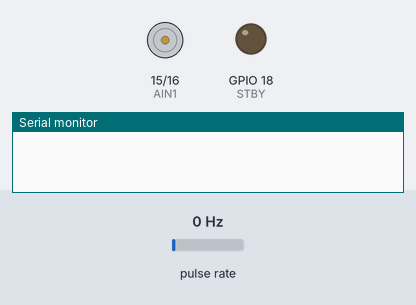
Bench run of a sketch on a simulated ESP32. Shown: motor-driver pin pairs drawn as motors (green arrow = first pin HIGH = forward, orange = second pin HIGH = backward, longer = more drive, scaled by the enable pin, stopped while the standby pin is LOW), output pins drawn as LEDs (lit = HIGH), the last lines printed to the serial monitor. Wiring (inferred from the names in the program): pulse sensor: data GPIO 4. Inputs (shaded band) come from the test bench; at power-on: pulse rate 0 Hz.

Above: at 0.8 s.
0.9 s: pulse rate (sensor on GPIO 4) set to 4 Hz
At 1.9 s:
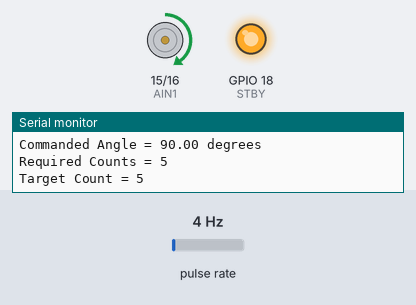
At 3.1 s:
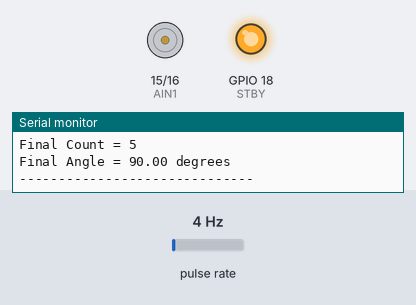
Timing chart, 0 to 4.6 s (numbered marks = the images above; inputs shaded):
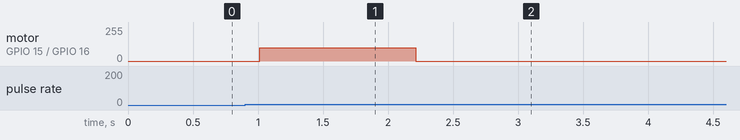

The sketch:

03_Target_And_Stop.ino
```cpp
//
// Goal:
// Move the motor by a commanded angle relative to the
// current software position.
//
// IMPORTANT LIMITATIONS:
// 1. This project uses ONE optical sensor.
//    The encoder cannot independently determine direction.
//    Direction is inferred from the commanded motor direction.
//
// 2. Encoder resolution:
//    20 counts/revolution
//    360 / 20 = 18 degrees/count
//
// 3. Therefore the position resolution is 18 degrees.
//
//    Example:
//    90 degrees  = 5 counts  -> exact
//    180 degrees = 10 counts -> exact
//    45 degrees  = 2.5 counts -> cannot be exact
//
// 4. This is RELATIVE position control.
//    The ESP32 does not know the absolute physical shaft
//    position after power-up.
//
// 5. No homing sensor is used.
//
// 6. This test uses fixed motor speed.
//    P position control will be tested later.
//
// ------------------------------------------------------------

const int ENCODER_PIN = 4;

const int AIN1 = 15;
const int AIN2 = 16;
const int PWMA = 17;
const int STBY = 18;

const int COUNTS_PER_REV = 20;

const int MOTOR_SPEED = 100;

// Change this value to test different angles.
//
// Positive = Forward
// Negative = Reverse
//
// Examples:
// +90
// -90
// +180
// -180
//
float commandedAngle = 90.0;

volatile long encoderCount = 0;

void IRAM_ATTR encoderPulse()
{
    encoderCount++;
}

void setup()
{
    Serial.begin(115200);
    delay(1000);

    // ---------------- Encoder ----------------

    pinMode(ENCODER_PIN, INPUT_PULLUP);

    attachInterrupt(
        digitalPinToInterrupt(ENCODER_PIN),
        encoderPulse,
        RISING
    );

    // ---------------- Motor Driver ----------------

    pinMode(AIN1, OUTPUT);
    pinMode(AIN2, OUTPUT);
    pinMode(PWMA, OUTPUT);
    pinMode(STBY, OUTPUT);

    digitalWrite(STBY, HIGH);

    // -------------------------------------------
    // Convert angle to encoder counts
    // -------------------------------------------

    long requiredCounts =
        lround(commandedAngle * COUNTS_PER_REV / 360.0);

    long startPosition = encoderCount;

    long targetPosition =
        startPosition + requiredCounts;

    Serial.println("==============================");
    Serial.println("OPQC - Phase 3");
    Serial.println("Test 3 - Relative Position Command");
    Serial.println("==============================");

    Serial.print("Current Count = ");
    Serial.println(startPosition);

    Serial.print("Commanded Angle = ");
    Serial.print(commandedAngle);
    Serial.println(" degrees");

    Serial.print("Required Counts = ");
    Serial.println(requiredCounts);

    Serial.print("Target Count = ");
    Serial.println(targetPosition);

    // ---------------- Motor Direction ----------------

    if (requiredCounts > 0)
    {
        // Forward
        digitalWrite(AIN1, HIGH);
        digitalWrite(AIN2, LOW);

        analogWrite(PWMA, MOTOR_SPEED);
    }
    else if (requiredCounts < 0)
    {
        // Reverse
        digitalWrite(AIN1, LOW);
        digitalWrite(AIN2, HIGH);

        analogWrite(PWMA, MOTOR_SPEED);
    }
    else
    {
        // No movement required
        analogWrite(PWMA, 0);

        Serial.println("No movement required.");
        return;
    }

    // ---------------- Position Check ----------------

    while (true)
    {
        long currentPosition = encoderCount;

        if (requiredCounts > 0)
        {
            if (currentPosition >= targetPosition)
            {
                break;
            }
        }
        else
        {
            if (currentPosition <= targetPosition)
            {
                break;
            }
        }
    }

    // ---------------- Stop Motor ----------------

    analogWrite(PWMA, 0);

    // Give the motor driver a moment to stop.
    delay(50);

    Serial.println("------------------------------");
    Serial.println("Target reached");

    Serial.print("Final Count = ");
    Serial.println(encoderCount);

    float finalAngle =
        encoderCount * 360.0 / COUNTS_PER_REV;

    Serial.print("Final Angle = ");
    Serial.print(finalAngle);
    Serial.println(" degrees");

    Serial.println("------------------------------");
}

void loop()
{
    // Nothing required here.
}
```
